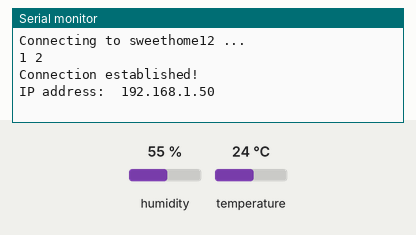
Recording of a sketch running on a simulated ESP8266 (NodeMCU). On the bench: the last lines printed to the serial monitor. The test bench sets the inputs (shaded band); at power-on: humidity 55 %, temperature 24 °C. WiFi joins after 1.5 s; servers stay silent unless stated; uploads are accepted with an empty reply.

Above: at 3.2 s.
3.3 s: humidity set to 22 %
At 4.7 s:
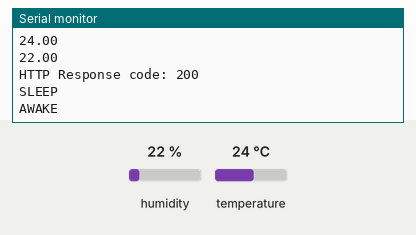
6.7 s: temperature set to 12 °C
At 8.78 s:
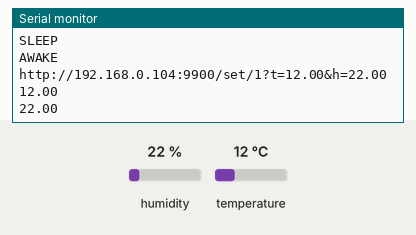
10.1 s: humidity set to 40 %
At 11.08 s:
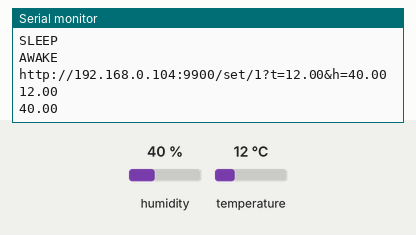
Timing chart, 0 to 13.1 s (numbered marks = the images above; inputs shaded):
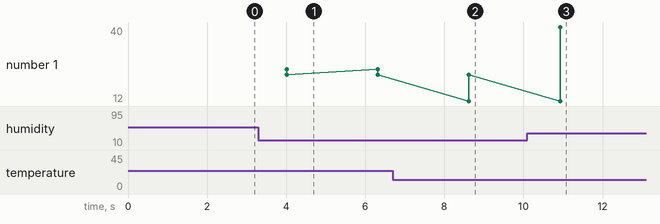

Measured:
- after the input at 3.3 s, the serial monitor: prints a new line after 0.71 s (image 1)
- after the input at 6.7 s, the serial monitor: prints a new line after 1.9 s (image 2)
- after the input at 10.1 s, the serial monitor: prints a new line after 0.83 s (image 3)
- plotted number 1: 22 → 40 after the input at 10.1 s

The sketch:

ESPv1_DHT22.ino
```cpp
#include <ESP8266WiFi.h>
#include <ESP8266HTTPClient.h>
#include <DHT.h>

const char* ssid     = "sweethome12";
const char* password = "9A0033D4";
const char* url = "/set/1";
const char* host = "192.168.0.104:9900";

const int station = 1;
const int dhtpin = 2;
DHT dht(dhtpin, DHT22);
float t = 0;
float h = 0;
int lastCommand = 0;


void sendTemp(){
  WiFiClient w;
  HTTPClient client;
  String address = "http://192.168.0.104:9900/set/";
  address += station;
  address += "?t=";
  address += String(t, 2) + "&h=" + String(h, 2);
  client.begin(w, address.c_str());
  Serial.println(address);
  Serial.println(t);
  Serial.println(h);
  int httpResponseCode =  client.GET();
  if (httpResponseCode>0) {
        Serial.print("HTTP Response code: ");
        Serial.println(httpResponseCode);
        String payload = client.getString();
        Serial.println(payload);
      }
      else {
        Serial.print("Error code: ");
        Serial.println(httpResponseCode);
      }
  client.end();
}


void setup() {
  Serial.begin(115200);
  WiFi.begin(ssid, password);
  Serial.print("Connecting to ");
  Serial.print(ssid); Serial.println(" ...");

  int i = 0;
  while (WiFi.status() != WL_CONNECTED) { // Wait for the Wi-Fi to connect
    delay(1000);
    Serial.print(++i); Serial.print(' ');
  }

  Serial.println('\n');
  Serial.println("Connection established!");
  Serial.print("IP address:\t");
  Serial.println(WiFi.localIP());
  dht.begin();
}

void loop() {
  delay(2000);
  if((millis() - lastCommand) >= 2000){
      lastCommand = millis();
      t = dht.readTemperature();
      h = dht.readHumidity();
    }
  sendTemp();
  delay(100);
  //Serial.println(millis() - lastCommand);

    Serial.println("SLEEP");
    //ESP.deepSleep(6000000);
    Serial.println("AWAKE");
}
```
